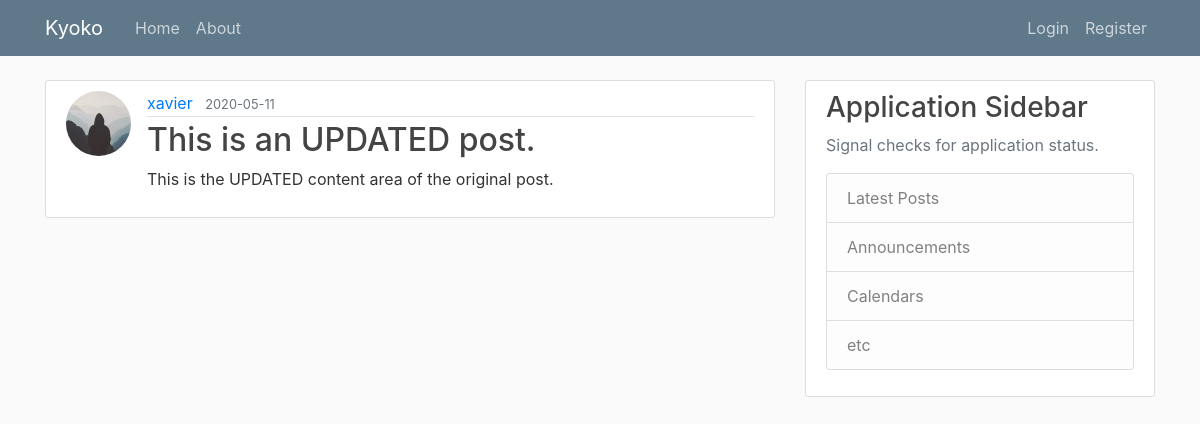
The page /post/2 on the database as committed earlier.
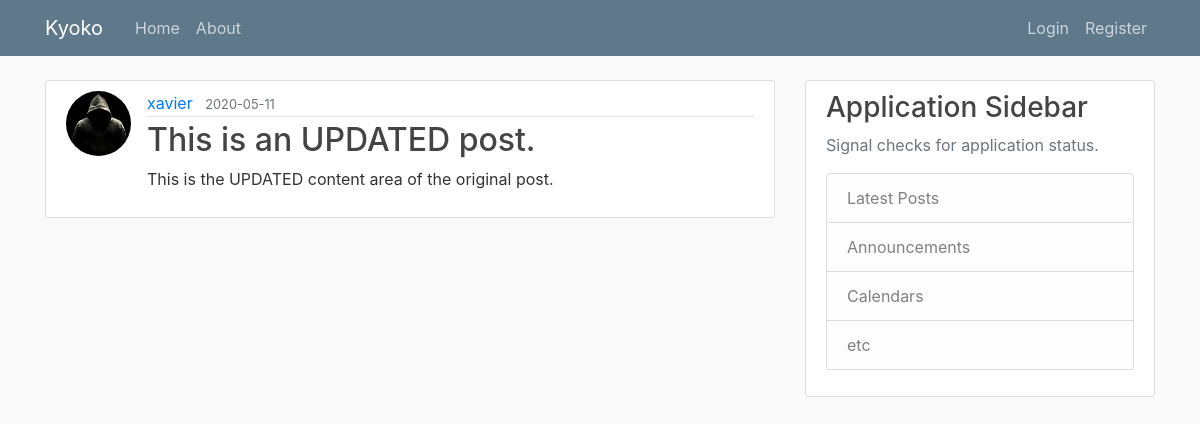
The same page on the database as committed later.
### helloflask/models.py (models this page shows, shortened)
class User(db.Model, UserMixin):
    id = db.Column(db.Integer, primary_key=True)
    username = db.Column(db.String(20), unique=True, nullable=False)
    email = db.Column(db.String(120), unique=True, nullable=False)
    image_file = db.Column(db.String(20), nullable=False, default= 'default.jpeg')
    password = db.Column(db.String(60), nullable=False)
    posts = db.relationship('Post', backref='author', lazy=True)

### helloflask/routes.py (the view)
@app.route("/post/<int:post_id>")
def post(post_id):
    post = Post.query.get_or_404(post_id)
    return render_template('post.html', title=post.title, post=post)

### helloflask/templates/post.html (shortened to what this page needs)
{% extends "layout.html" %}
{% block content %}
    <article class="media content-section">
      <img class="rounded-circle article-img" src="{{ url_for('static', filename='profile_pics/' + post.author.image_file) }}">
      <div class="media-body">
       <div class="article-metadata">
         <a class="mr-2" href="#">{{ post.author.username }}</a>
         <small class="text-muted">{{ post.date_posted.strftime('%Y-%m-%d') }}</small>
       </div>
       <h2 class="article-title">{{ post.title }}</h2>
       <p class="article-content">{{ post.content }}</p>
      </div>
      </article>
{% endblock content %}

Rows that differ between the two databases and show on the page:
changed User "xavier": image_file: picture added in place of a placeholder
